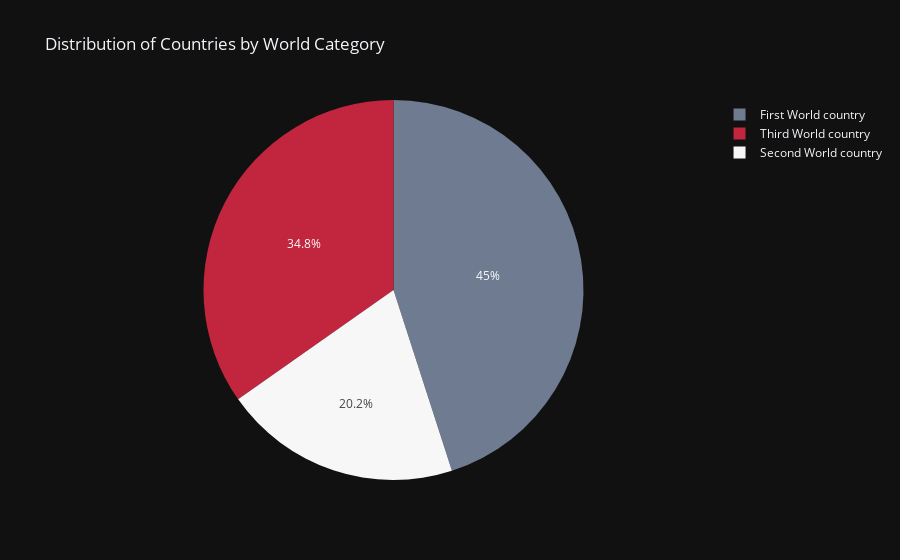

Source (notebook cell):
### Code cell
fig = px.pie(df_24, names='Country label', title='Distribution of Countries by World Category')

fig.update_layout(piecolorway=COLOR_PALETTE,)

fig.show()

### Figure 1 — Plotly figure (JSON) as saved in the notebook; plotly's stock layout.template omitted (floating-point values rounded to 4 significant figures; data arrays with more than 128 entries replaced by an {"elided": "..."} marker saying what was removed)
{"data": [{"domain": {"x": [0, 1], "y": [0, 1]}, "hovertemplate": "Country label=%{label}<extra></extra>", "labels": {"elided": "40003 str values"}, "legendgroup": "", "name": "", "showlegend": true, "type": "pie"}], "layout": {"legend": {"tracegroupgap": 0}, "piecolorway": ["#6e7b91", "#c2253e", "#f7f7f7"], "title": {"text": "Distribution of Countries by World Category"}}}
